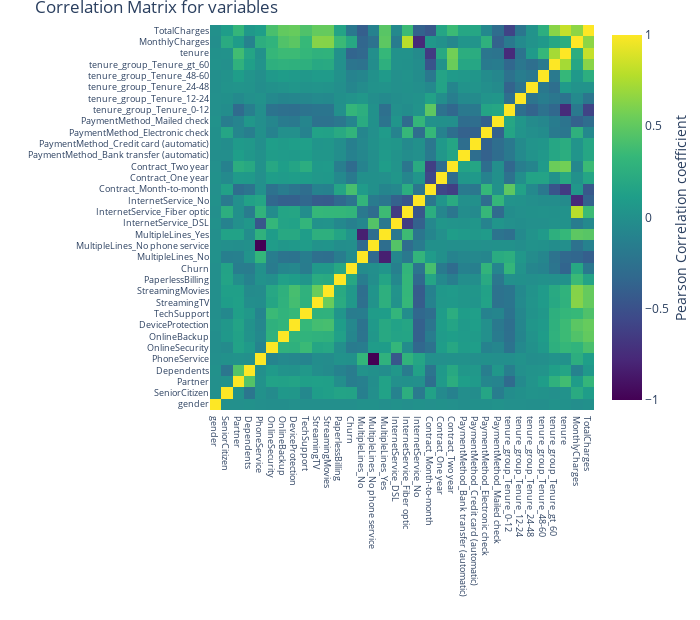

Notebook source saved alongside this figure:
### Markdown cell above
## <a id='3.8'>3.8. Correlation Matrix</a>

### Code cell
#correlation
correlation = telcom.corr()
#tick labels
matrix_cols = correlation.columns.tolist()
#convert to array
corr_array  = np.array(correlation)

#Plotting
trace = go.Heatmap(z = corr_array,
                   x = matrix_cols,
                   y = matrix_cols,
                   colorscale = "Viridis",
                   colorbar   = dict(title = "Pearson Correlation coefficient",
                                     titleside = "right"
                                    ) ,
                  )

layout = go.Layout(dict(title = "Correlation Matrix for variables",
                        autosize = False,
                        height  = 620,
                        width   = 700,
                        margin  = dict(r = 0 ,l = 210,
                                       t = 25,b = 210,
                                      ),
                        yaxis   = dict(tickfont = dict(size = 9)),
                        xaxis   = dict(tickfont = dict(size = 9))
                       )
                  )

data = [trace]
fig = go.Figure(data=data,layout=layout)
py.iplot(fig,filename='correlation', image='png')

### Figure 1 — Plotly figure (JSON) as saved in the notebook; plotly's stock layout.template omitted (floating-point values rounded to 4 significant figures; data arrays with more than 128 entries replaced by an {"elided": "..."} marker saying what was removed)
{"data": [{"colorbar": {"title": {"side": "right", "text": "Pearson Correlation coefficient"}}, "colorscale": [[0, "#440154"], [0.1111, "#482878"], [0.2222, "#3e4989"], [0.3333, "#31688e"], [0.4444, "#26828e"], [0.5556, "#1f9e89"], [0.6667, "#35b779"], [0.7778, "#6ece58"], [0.8889, "#b5de2b"], [1, "#fde725"]], "type": "heatmap", "x": ["gender", "SeniorCitizen", "Partner", "Dependents", "PhoneService", "OnlineSecurity", "OnlineBackup", "DeviceProtection", "TechSupport", "StreamingTV", "StreamingMovies", "PaperlessBilling", "Churn", "MultipleLines_No", "MultipleLines_No phone service", "MultipleLines_Yes", "InternetService_DSL", "InternetService_Fiber optic", "InternetService_No", "Contract_Month-to-month", "Contract_One year", "Contract_Two year", "PaymentMethod_Bank transfer (automatic)", "PaymentMethod_Credit card (automatic)", "PaymentMethod_Electronic check", "PaymentMethod_Mailed check", "tenure_group_Tenure_0-12", "tenure_group_Tenure_12-24", "tenure_group_Tenure_24-48", "tenure_group_Tenure_48-60", "tenure_group_Tenure_gt_60", "tenure", "MonthlyCharges", "TotalCharges"], "y": ["gender", "SeniorCitizen", "Partner", "Dependents", "PhoneService", "OnlineSecurity", "OnlineBackup", "DeviceProtection", "TechSupport", "StreamingTV", "StreamingMovies", "PaperlessBilling", "Churn", "MultipleLines_No", "MultipleLines_No phone service", "MultipleLines_Yes", "InternetService_DSL", "InternetService_Fiber optic", "InternetService_No", "Contract_Month-to-month", "Contract_One year", "Contract_Two year", "PaymentMethod_Bank transfer (automatic)", "PaymentMethod_Credit card (automatic)", "PaymentMethod_Electronic check", "PaymentMethod_Mailed check", "tenure_group_Tenure_0-12", "tenure_group_Tenure_12-24", "tenure_group_Tenure_24-48", "tenure_group_Tenure_48-60", "tenure_group_Tenure_gt_60", "tenure", "MonthlyCharges", "TotalCharges"], "z": {"elided": "34x34 float values"}}], "layout": {"autosize": false, "height": 620, "margin": {"b": 210, "l": 210, "r": 0, "t": 25}, "title": {"text": "Correlation Matrix for variables"}, "width": 700, "xaxis": {"tickfont": {"size": 9}}, "yaxis": {"tickfont": {"size": 9}}}}
